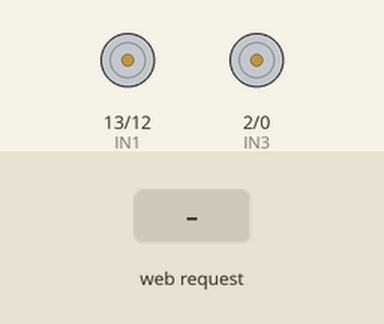
A sketch run on a simulated ESP8266 (Wemos D1 mini). Parts: motor-driver pin pairs drawn as motors (green arrow = first pin HIGH = forward, orange = second pin HIGH = backward, longer = more drive, scaled by the enable pin). Inputs (shaded band) come from the test bench. WiFi joins after 1.5 s; servers stay silent unless stated; what the sketch prints to the serial monitor is not drawn.

Above: at 2.7 s.
2.8 s: HTTP request GET /F received
At 3.5 s:
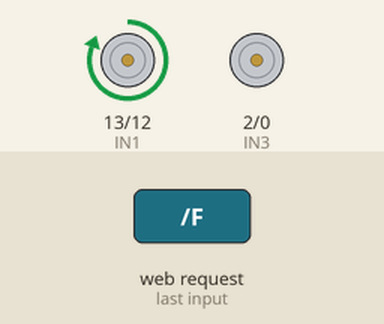
4.3 s: HTTP request GET /S received
At 4.6 s:
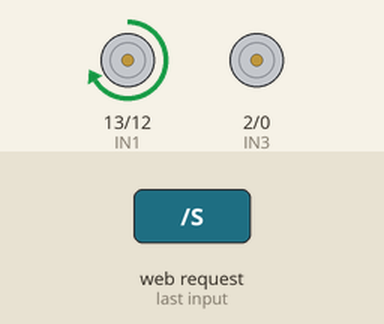
5.8 s: HTTP request GET /B received
At 6.9 s:
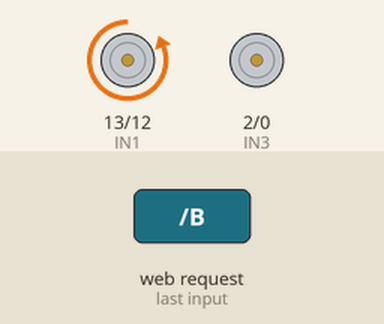
7.3 s: HTTP request GET /L received
At 8.1 s:
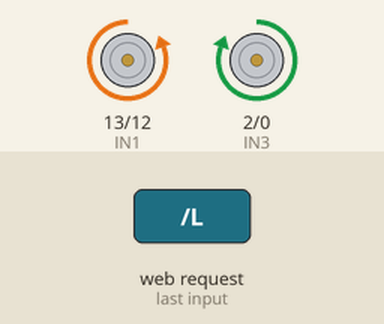
8.8 s: HTTP request GET /M received
At 9.2 s:
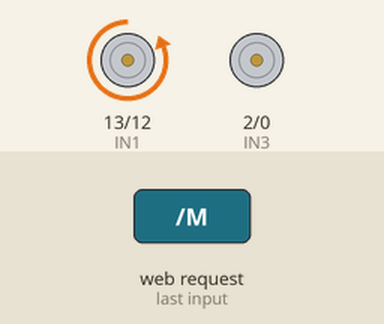
10.3 s: HTTP request GET /R received
At 11.6 s:
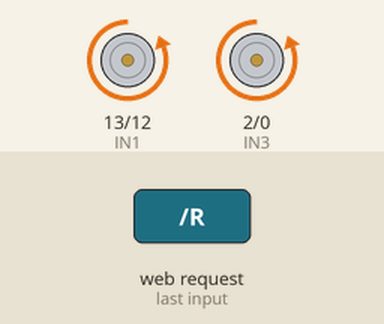
Timing chart, 0 to 12.8 s (numbered marks = the images above; inputs shaded):
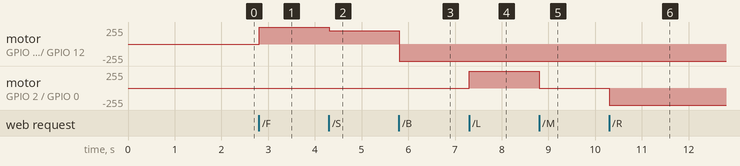

Measured:
- after the input at 2.8 s, motor on GPIO 13 (IN1) / GPIO 12 (IN2): stopped → forward 255/255 at once
- after the input at 4.3 s, motor on GPIO 13 (IN1) / GPIO 12 (IN2): forward 255/255 → forward 200/255 at once
- after the input at 5.8 s, motor on GPIO 13 (IN1) / GPIO 12 (IN2): forward 200/255 → backward 255/255 at once
- after the input at 7.3 s, motor on GPIO 2 (IN3) / GPIO 0 (IN4): stopped → forward 255/255 at once
- after the input at 8.8 s, motor on GPIO 2 (IN3) / GPIO 0 (IN4): forward 255/255 → stopped at once
- after the input at 10.3 s, motor on GPIO 2 (IN3) / GPIO 0 (IN4): stopped → backward 255/255 at once

The sketch:

car-l298n.ino
```cpp
// D1 Mini NodeMCU Based WIFI Controlled Car//

#define ENB   4           // L298N ENB Enable/speed Front motors  GPIO4(D2)
#define IN3   2           // L298N IN3 motors Right               GPIO2(D4)
#define IN4   0           // L298N IN4 motors Right               GPIO0(D3)
#define ENA   15          // L298N ENA Enable/speed Back motor    GPIO15(D8)
#define IN1   13          // L298N IN1_1 Back motor               GPIO13(D7)
#define IN2   12          // L298N IN2_1 Back motors              GPIO12(D6)

#include <SoftwareSerial.h>

// Load Wi-Fi library
#include <ESP8266WiFi.h>

// Replace with your network credentials
const char* ssid     = "orange";
const char* password = "87511222333";

// Set web server port number to 80
WiFiServer server(80);

// Variable to store the HTTP request
String header;

// Auxiliar variables to store the current output state


// Current time
unsigned long currentTime = millis();
// Previous time
unsigned long previousTime = 0;
// Define timeout time in milliseconds (example: 2000ms = 2s)
const long timeoutTime = 2000;

const int MIN_SPEED  = 400;
const int MAX_SPEED  = 1500;
const int STEP_SPEED = 200;
int curSpeed = MIN_SPEED;


// int back_led = 13;
// int front_led = 12;

void setup() {
  Serial.begin(115200);
  // Initialize the output variables as outputs
  pinMode(IN3, OUTPUT);
  pinMode(IN4, OUTPUT);
  pinMode(ENB, OUTPUT);
  pinMode(IN1, OUTPUT);
  pinMode(IN2, OUTPUT);
  pinMode(ENA, OUTPUT);

  // Set outputs to LOW
  digitalWrite(IN3, LOW);
  digitalWrite(IN4, LOW);
  analogWrite (ENB, 0);
  digitalWrite(IN1, LOW);
  digitalWrite(IN2, LOW);
  analogWrite (ENA, 0);

  // back and front leds
  // pinMode(back_led, OUTPUT);
  // pinMode(front_led, OUTPUT);

  // Connect to Wi-Fi network with SSID and password
  Serial.print("Connecting to ");
  Serial.println(ssid);
  WiFi.begin(ssid, password);
  while (WiFi.status() != WL_CONNECTED) {
    delay(500);
    Serial.print(".");
  }
  // Print local IP address and start web server
  Serial.println("");
  Serial.println("WiFi connected.");
  Serial.println("IP address: ");
  Serial.println(WiFi.localIP());
  server.begin();

}

void loop() {

  WiFiClient client = server.available();   // Listen for incoming clients

  if (client) {                             // If a new client connects,
    Serial.println("New Client.");          // print a message out in the serial port
    String currentLine = "";                // make a String to hold incoming data from the client
    currentTime = millis();
    previousTime = currentTime;
    while (client.connected() && currentTime - previousTime <= timeoutTime) { // loop while the client's connected
      currentTime = millis();
      if (client.available()) {             // if there's bytes to read from the client,
        char c = client.read();             // read a byte, then
        Serial.write(c);                    // print it out the serial monitor
        header += c;
        if (c == '\n') {                    // if the byte is a newline character
          // if the current line is blank, you got two newline characters in a row.
          // that's the end of the client HTTP request, so send a response:
          if (currentLine.length() == 0) {
            // HTTP headers always start with a response code (e.g. HTTP/1.1 200 OK)
            // and a content-type so the client knows what's coming, then a blank line:
            client.println("HTTP/1.1 200 OK");
            client.println("Content-type:text/html");
            client.println("Connection: close");
            client.println();

            // Process header/command
            if (header.indexOf("GET /F") >= 0) { // Forward
              Serial.println("F");
              if (curSpeed < MAX_SPEED) {
                curSpeed = curSpeed + STEP_SPEED;
              }
              Serial.println(curSpeed);
              MotorB_Run(curSpeed);
            } else if (header.indexOf("GET /S") >= 0) {
              Serial.println("S");
              if (curSpeed > MIN_SPEED) {
                curSpeed = curSpeed - 2*STEP_SPEED;
                Serial.println(curSpeed);
                MotorB_Run(curSpeed);
              } else {
                MotorB_Run(0);
              }
            } else if (header.indexOf("GET /B") >= 0) { // Reverse
              Serial.println("B");
              MotorB_Run(-600);
            } else if (header.indexOf("GET /L") >= 0) { // Left
              Serial.println("L");
              MotorF_Run(1800);
            } else if (header.indexOf("GET /M") >= 0) {
              Serial.println("M");
              MotorF_Run(0);
            } else if (header.indexOf("GET /R") >= 0) {
              Serial.println("R");
              MotorF_Run(-1800);
            }


            // Display the HTML web page
            client.println("<!DOCTYPE html><html>");
            client.println("<head><meta name=\"viewport\" content=\"width=device-width, initial-scale=1\">");
            client.println("<link rel=\"icon\" href=\"data:,\">");
            // CSS to style the on/off buttons
            // Feel free to change the background-color and font-size attributes to fit your preferences
            client.println("<style>html { font-family: Helvetica; display: inline-block; margin: 0px auto; text-align: center;}");
            client.println(".button { background-color: #195B6A; border: none; color: white; padding: 16px 40px;");
            client.println("text-decoration: none; font-size: 12px; margin: 1px; cursor: pointer;}");
            client.println(".button2 {background-color: #77878A;}</style></head>");

            // Web Page Heading
            client.println("<body>");
            client.println("<body><h2>ESP8266 Controller</h2>");

            // Create a hidden 1x2 table
            client.println("<center><table border=1>");
            client.println("<tr>");

            // Left controller
            client.println("<td>");

            // Create a hidden 3x3 table
            client.println("<center><table border=1>");

            // Row Left-table.1
            client.println("<tr>");
            client.println("<td>&nbsp;</td>");
            client.println("<td>");
            client.println("<a href=\"/F\"><button class=\"button\">F</button></a>");
            client.println("</td>");
            client.println("<td>&nbsp;</td>");
            client.println("</tr>");

            // Row Left-table.2
            client.println("<tr>");
            client.println("<td>&nbsp;");
            client.println("</td>");
            client.println("<td>");
            client.println("<a href=\"/S\"><button class=\"button\">S</button></a>");
            client.println("</td>");
            client.println("<td>&nbsp;");
            client.println("</td>");
            client.println("</tr>");

            // Row Left-table.3
            client.println("<tr>");
            client.println("<td>&nbsp;</td>");
            client.println("<td>");
            client.println("<a href=\"/B\"><button class=\"button\">B</button></a>");
            client.println("</td>");
            client.println("<td>&nbsp;</td>");
            client.println("</tr>");
            client.println("</table>");
            client.println("</td>");


            // Right controller
            client.println("<td>");

            // Create a hidden 3x3 table
            client.println("<center><table border=1>");

            // Row Right-table.1
            client.println("<tr>");
            client.println("<td>&nbsp;");
            client.println("</td>");
            client.println("<td>&nbsp;");
            client.println("</td>");
            client.println("<td>&nbsp;</td>");
            client.println("</tr>");

            // Row Right-table.2
            client.println("<tr>");
            client.println("<td>");
            client.println("<a href=\"/L\"><button class=\"button\">L</button></a>");
            client.println("</td>");
            client.println("<td>");
            client.println("<a href=\"/M\"><button class=\"button\">M</button></a>");
            client.println("</td>");
            client.println("<td>");
            client.println("<a href=\"/R\"><button class=\"button\">R</button></a>");
            client.println("</td>");
            client.println("</tr>");

            // Row Right-table.3
            client.println("<tr>");
            client.println("<td>&nbsp;</td>");
            client.println("<td>&nbsp;");
            client.println("</td>");
            client.println("<td>&nbsp;</td>");
            client.println("</tr>");
            client.println("</table>");
            client.println("</td>");

            client.println("</tr>");
            client.println("</table></center>");

            client.println("</body></html>");

            // The HTTP response ends with another blank line
            client.println();
            // Break out of the while loop
            break;
          } else { // if you got a newline, then clear currentLine
            currentLine = "";
          }
        } else if (c != '\r') {  // if you got anything else but a carriage return character,
          currentLine += c;      // add it to the end of the currentLine
        }
      }
    }
    // Clear the header variable
    header = "";
    // Close the connection
    client.stop();
    Serial.println("Client disconnected.");
    Serial.println("");
  }

}

void ChangeSpeed(int spd)
{
 curSpeed = 100*spd;
}


void MotorF_Run(int spd){
  if (spd>0){
    digitalWrite(IN3, HIGH);
    digitalWrite(IN4, LOW);
    analogWrite(ENB, spd);
  }else{
    digitalWrite(IN3, LOW);
    digitalWrite(IN4, HIGH);
    analogWrite(ENB, -spd);
  }
}

void MotorB_Run(int spd){
  if (spd>0){
    digitalWrite(IN1, HIGH);
    digitalWrite(IN2, LOW);
    analogWrite(ENA, spd);
  }else{
    digitalWrite(IN1, LOW);
    digitalWrite(IN2, HIGH);
    analogWrite(ENA, -spd);
  }
}
```
